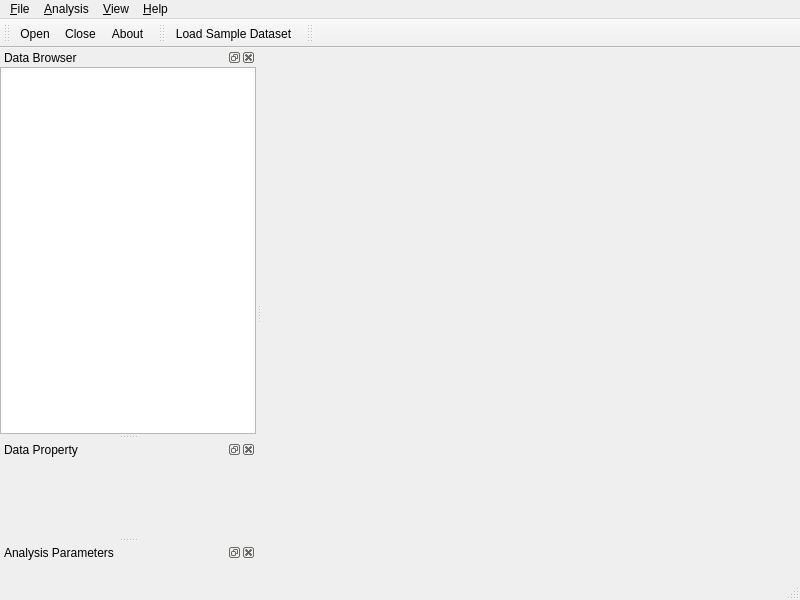
<?xml version="1.0" encoding="UTF-8"?>
<ui version="4.0">
 <class>voMainWindow</class>
 <widget class="QMainWindow" name="voMainWindow">
  <property name="geometry">
   <rect>
    <x>0</x>
    <y>0</y>
    <width>800</width>
    <height>600</height>
   </rect>
  </property>
  <property name="windowTitle">
   <string>MainWindow</string>
  </property>
  <property name="windowIcon">
   <iconset resource="../../../Base/Resources/ArborBase.qrc">
    <normaloff>:/Icons/ArborIcon-32.png</normaloff>:/Icons/ArborIcon-32.png</iconset>
  </property>
  <widget class="QWidget" name="centralwidget"/>
  <widget class="QMenuBar" name="menubar">
   <property name="geometry">
    <rect>
     <x>0</x>
     <y>0</y>
     <width>800</width>
     <height>25</height>
    </rect>
   </property>
   <widget class="QMenu" name="menuFile">
    <property name="title">
     <string>&amp;File</string>
    </property>
    <addaction name="actionFileOpen"/>
    <addaction name="actionFileOpenTreeOfLife"/>
    <addaction name="actionFileSaveWorkflow"/>
    <addaction name="actionFileLoadWorkflow"/>
    <addaction name="actionFileMakeTreeHeatmap"/>
    <addaction name="actionFileExit"/>
   </widget>
   <widget class="QMenu" name="menuAnalysis">
    <property name="title">
     <string>&amp;Analysis</string>
    </property>
   </widget>
   <widget class="QMenu" name="menuHelp">
    <property name="title">
     <string>&amp;Help</string>
    </property>
    <addaction name="actionHelpAbout"/>
   </widget>
   <widget class="QMenu" name="menu_View">
    <property name="title">
     <string>&amp;View</string>
    </property>
    <addaction name="actionViewDataBrowser"/>
    <addaction name="actionViewDataProperty"/>
    <addaction name="actionViewAnalysisParameters"/>
    <addaction name="separator"/>
    <addaction name="actionViewErrorLog"/>
   </widget>
   <addaction name="menuFile"/>
   <addaction name="menuAnalysis"/>
   <addaction name="menu_View"/>
   <addaction name="menuHelp"/>
  </widget>
  <widget class="QStatusBar" name="statusbar"/>
  <widget class="QToolBar" name="toolBar">
   <property name="windowTitle">
    <string>Arbor Action</string>
   </property>
   <attribute name="toolBarArea">
    <enum>TopToolBarArea</enum>
   </attribute>
   <attribute name="toolBarBreak">
    <bool>false</bool>
   </attribute>
   <addaction name="actionFileOpen"/>
   <addaction name="actionFileClose"/>
   <addaction name="actionHelpAbout"/>
  </widget>
  <widget class="QDockWidget" name="DataBrowserDockWidget">
   <property name="windowIcon">
    <iconset resource="../../../Base/Resources/ArborBase.qrc">
     <normaloff>:/Icons/ArborIcon-32.png</normaloff>:/Icons/ArborIcon-32.png</iconset>
   </property>
   <property name="windowTitle">
    <string>Data Browser</string>
   </property>
   <attribute name="dockWidgetArea">
    <number>1</number>
   </attribute>
   <widget class="QWidget" name="DataBrowserDockWidgetContents">
    <layout class="QVBoxLayout" name="verticalLayout">
     <property name="spacing">
      <number>0</number>
     </property>
     <property name="margin">
      <number>0</number>
     </property>
     <item>
      <widget class="voDataBrowserWidget" name="DataBrowserWidget">
       <property name="headerHidden">
        <bool>true</bool>
       </property>
      </widget>
     </item>
    </layout>
   </widget>
  </widget>
  <widget class="QDockWidget" name="DataPropertyDockWidget">
   <property name="minimumSize">
    <size>
     <width>79</width>
     <height>53</height>
    </size>
   </property>
   <property name="windowTitle">
    <string>Data Property</string>
   </property>
   <attribute name="dockWidgetArea">
    <number>1</number>
   </attribute>
   <widget class="QWidget" name="DataPropertyDockWidgetContents">
    <layout class="QVBoxLayout" name="verticalLayout_4">
     <item>
      <widget class="voDataPropertyWidget" name="DataPropertyWidget" native="true"/>
     </item>
    </layout>
   </widget>
  </widget>
  <widget class="QDockWidget" name="AnalysisParameterDockWidget">
   <property name="windowIcon">
    <iconset resource="../../../Base/Resources/ArborBase.qrc">
     <normaloff>:/Icons/ArborIcon-32.png</normaloff>:/Icons/ArborIcon-32.png</iconset>
   </property>
   <property name="floating">
    <bool>false</bool>
   </property>
   <property name="windowTitle">
    <string>Analysis Parameters</string>
   </property>
   <attribute name="dockWidgetArea">
    <number>1</number>
   </attribute>
   <widget class="QWidget" name="AnalysisParameterDockWidgetContents">
    <layout class="QVBoxLayout" name="verticalLayout_2">
     <property name="margin">
      <number>0</number>
     </property>
     <item>
      <widget class="voAnalysisParameterEditorWidget" name="AnalysisParameterEditorWidget" native="true"/>
     </item>
    </layout>
   </widget>
  </widget>
  <widget class="QToolBar" name="DatasetsToolBar">
   <property name="windowTitle">
    <string>Datasets</string>
   </property>
   <attribute name="toolBarArea">
    <enum>TopToolBarArea</enum>
   </attribute>
   <attribute name="toolBarBreak">
    <bool>false</bool>
   </attribute>
   <addaction name="actionLoadSampleDataset"/>
  </widget>
  <widget class="QToolBar" name="ViewActionsToolBar">
   <property name="windowTitle">
    <string>View actions</string>
   </property>
   <attribute name="toolBarArea">
    <enum>TopToolBarArea</enum>
   </attribute>
   <attribute name="toolBarBreak">
    <bool>false</bool>
   </attribute>
  </widget>
  <action name="actionFileOpen">
   <property name="icon">
    <iconset resource="../VisomicsApp.qrc">
     <normaloff>:/Icons/open.png</normaloff>:/Icons/open.png</iconset>
   </property>
   <property name="text">
    <string>&amp;Open</string>
   </property>
   <property name="statusTip">
    <string>Open an existing data file</string>
   </property>
  </action>
  <action name="actionFileMakeTreeHeatmap">
   <property name="text">
    <string>Associate table with tree</string>
   </property>
   <property name="statusTip">
    <string>Combine a tree and a corresponding table into a single data item</string>
   </property>
  </action>
  <action name="actionFileClose">
   <property name="icon">
    <iconset resource="../VisomicsApp.qrc">
     <normaloff>:/Icons/close.png</normaloff>:/Icons/close.png</iconset>
   </property>
   <property name="text">
    <string>&amp;Close</string>
   </property>
   <property name="statusTip">
    <string>Close a data file</string>
   </property>
  </action>
  <action name="actionFileExit">
   <property name="text">
    <string>E&amp;xit</string>
   </property>
   <property name="statusTip">
    <string>Exit the application</string>
   </property>
   <property name="shortcut">
    <string>Ctrl+Q</string>
   </property>
  </action>
  <action name="actionFileSaveWorkflow">
   <property name="text">
    <string>Save Workflow</string>
   </property>
   <property name="statusTip">
    <string>Save the current workflow</string>
   </property>
  </action>
  <action name="actionFileLoadWorkflow">
   <property name="text">
    <string>Load Workflow</string>
   </property>
   <property name="statusTip">
    <string>Load the current workflow</string>
   </property>
  </action>
  <action name="actionHelpAbout">
   <property name="icon">
    <iconset resource="../VisomicsApp.qrc">
     <normaloff>:/Icons/help.png</normaloff>:/Icons/help.png</iconset>
   </property>
   <property name="text">
    <string>&amp;About</string>
   </property>
   <property name="statusTip">
    <string>Show the application's About box</string>
   </property>
  </action>
  <action name="actionViewDataBrowser">
   <property name="checkable">
    <bool>true</bool>
   </property>
   <property name="checked">
    <bool>true</bool>
   </property>
   <property name="text">
    <string>Data Browser</string>
   </property>
  </action>
  <action name="actionViewAnalysisParameters">
   <property name="checkable">
    <bool>true</bool>
   </property>
   <property name="checked">
    <bool>true</bool>
   </property>
   <property name="text">
    <string>Analysis Parameters</string>
   </property>
  </action>
  <action name="actionViewErrorLog">
   <property name="text">
    <string>&amp;Error log</string>
   </property>
   <property name="shortcut">
    <string>Ctrl+Alt+E</string>
   </property>
  </action>
  <action name="actionLoadSampleDataset">
   <property name="text">
    <string>Load Sample Dataset</string>
   </property>
   <property name="toolTip">
    <string>Load Sample dataset (4Kb)</string>
   </property>
  </action>
  <action name="actionFileOpenTreeOfLife">
   <property name="text">
    <string>Open Tree Of Life</string>
   </property>
  </action>
  <action name="actionViewDataProperty">
   <property name="checkable">
    <bool>true</bool>
   </property>
   <property name="checked">
    <bool>true</bool>
   </property>
   <property name="text">
    <string>Data Property</string>
   </property>
  </action>
 </widget>
 <customwidgets>
  <customwidget>
   <class>voAnalysisParameterEditorWidget</class>
   <extends>QWidget</extends>
   <header>voAnalysisParameterEditorWidget.h</header>
   <container>1</container>
  </customwidget>
  <customwidget>
   <class>voDataBrowserWidget</class>
   <extends>QTreeView</extends>
   <header>voDataBrowserWidget.h</header>
  </customwidget>
  <customwidget>
   <class>voDataPropertyWidget</class>
   <extends>QWidget</extends>
   <header>voDataPropertyWidget.h</header>
  </customwidget>
 </customwidgets>
 <resources>
  <include location="../VisomicsApp.qrc"/>
  <include location="../../../Base/Resources/ArborBase.qrc"/>
 </resources>
 <connections>
  <connection>
   <sender>actionViewAnalysisParameters</sender>
   <signal>triggered(bool)</signal>
   <receiver>AnalysisParameterDockWidget</receiver>
   <slot>setVisible(bool)</slot>
   <hints>
    <hint type="sourcelabel">
     <x>-1</x>
     <y>-1</y>
    </hint>
    <hint type="destinationlabel">
     <x>127</x>
     <y>536</y>
    </hint>
   </hints>
  </connection>
  <connection>
   <sender>actionViewDataBrowser</sender>
   <signal>triggered(bool)</signal>
   <receiver>DataBrowserDockWidget</receiver>
   <slot>setVisible(bool)</slot>
   <hints>
    <hint type="sourcelabel">
     <x>-1</x>
     <y>-1</y>
    </hint>
    <hint type="destinationlabel">
     <x>127</x>
     <y>278</y>
    </hint>
   </hints>
  </connection>
  <connection>
   <sender>AnalysisParameterDockWidget</sender>
   <signal>visibilityChanged(bool)</signal>
   <receiver>actionViewAnalysisParameters</receiver>
   <slot>setChecked(bool)</slot>
   <hints>
    <hint type="sourcelabel">
     <x>127</x>
     <y>537</y>
    </hint>
    <hint type="destinationlabel">
     <x>-1</x>
     <y>-1</y>
    </hint>
   </hints>
  </connection>
  <connection>
   <sender>DataBrowserDockWidget</sender>
   <signal>visibilityChanged(bool)</signal>
   <receiver>actionViewDataBrowser</receiver>
   <slot>setChecked(bool)</slot>
   <hints>
    <hint type="sourcelabel">
     <x>127</x>
     <y>277</y>
    </hint>
    <hint type="destinationlabel">
     <x>-1</x>
     <y>-1</y>
    </hint>
   </hints>
  </connection>
  <connection>
   <sender>DataPropertyDockWidget</sender>
   <signal>visibilityChanged(bool)</signal>
   <receiver>actionViewDataProperty</receiver>
   <slot>setChecked(bool)</slot>
   <hints>
    <hint type="sourcelabel">
     <x>127</x>
     <y>535</y>
    </hint>
    <hint type="destinationlabel">
     <x>-1</x>
     <y>-1</y>
    </hint>
   </hints>
  </connection>
  <connection>
   <sender>actionViewDataProperty</sender>
   <signal>triggered(bool)</signal>
   <receiver>DataPropertyDockWidget</receiver>
   <slot>setVisible(bool)</slot>
   <hints>
    <hint type="sourcelabel">
     <x>-1</x>
     <y>-1</y>
    </hint>
    <hint type="destinationlabel">
     <x>127</x>
     <y>535</y>
    </hint>
   </hints>
  </connection>
 </connections>
</ui>
